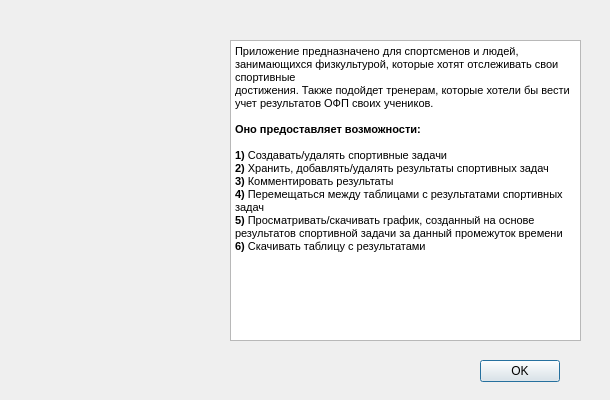
<?xml version="1.0" encoding="UTF-8"?>
<ui version="4.0">
 <class>program_description</class>
 <widget class="QDialog" name="program_description">
  <property name="geometry">
   <rect>
    <x>0</x>
    <y>0</y>
    <width>610</width>
    <height>400</height>
   </rect>
  </property>
  <property name="windowTitle">
   <string>О программе</string>
  </property>
  <widget class="QTextEdit" name="PTE_description">
   <property name="geometry">
    <rect>
     <x>230</x>
     <y>40</y>
     <width>351</width>
     <height>301</height>
    </rect>
   </property>
   <property name="readOnly">
    <bool>true</bool>
   </property>
   <property name="html">
    <string>&lt;!DOCTYPE HTML PUBLIC &quot;-//W3C//DTD HTML 4.0//EN&quot; &quot;http://www.w3.org/TR/REC-html40/strict.dtd&quot;&gt;
&lt;html&gt;&lt;head&gt;&lt;meta name=&quot;qrichtext&quot; content=&quot;1&quot; /&gt;&lt;style type=&quot;text/css&quot;&gt;
p, li { white-space: pre-wrap; }
&lt;/style&gt;&lt;/head&gt;&lt;body style=&quot; font-family:'MS Shell Dlg 2'; font-size:7.8pt; font-weight:400; font-style:normal;&quot;&gt;
&lt;p style=&quot; margin-top:0px; margin-bottom:0px; margin-left:0px; margin-right:0px; -qt-block-indent:0; text-indent:0px;&quot;&gt;&lt;span style=&quot; font-size:8pt;&quot;&gt;Приложение предназначено для спортсменов и людей, занимающихся физкультурой, которые хотят отслеживать свои спортивные&lt;/span&gt;&lt;/p&gt;
&lt;p style=&quot; margin-top:0px; margin-bottom:0px; margin-left:0px; margin-right:0px; -qt-block-indent:0; text-indent:0px;&quot;&gt;&lt;span style=&quot; font-size:8pt;&quot;&gt;достижения. Также подойдет тренерам, которые хотели бы вести учет результатов ОФП своих учеников. &lt;/span&gt;&lt;/p&gt;
&lt;p style=&quot;-qt-paragraph-type:empty; margin-top:0px; margin-bottom:0px; margin-left:0px; margin-right:0px; -qt-block-indent:0; text-indent:0px; font-size:8pt;&quot;&gt;&lt;br /&gt;&lt;/p&gt;
&lt;p style=&quot; margin-top:0px; margin-bottom:0px; margin-left:0px; margin-right:0px; -qt-block-indent:0; text-indent:0px;&quot;&gt;&lt;span style=&quot; font-size:8pt; font-weight:600;&quot;&gt;Оно предоставляет возможности:&lt;/span&gt;&lt;/p&gt;
&lt;p style=&quot;-qt-paragraph-type:empty; margin-top:0px; margin-bottom:0px; margin-left:0px; margin-right:0px; -qt-block-indent:0; text-indent:0px; font-size:8pt; font-weight:600;&quot;&gt;&lt;br /&gt;&lt;/p&gt;
&lt;p style=&quot; margin-top:0px; margin-bottom:0px; margin-left:0px; margin-right:0px; -qt-block-indent:0; text-indent:0px;&quot;&gt;&lt;span style=&quot; font-size:8pt; font-weight:600;&quot;&gt;1)&lt;/span&gt;&lt;span style=&quot; font-size:8pt;&quot;&gt; Создавать/удалять спортивные задачи&lt;/span&gt;&lt;/p&gt;
&lt;p style=&quot; margin-top:0px; margin-bottom:0px; margin-left:0px; margin-right:0px; -qt-block-indent:0; text-indent:0px;&quot;&gt;&lt;span style=&quot; font-size:8pt; font-weight:600;&quot;&gt;2)&lt;/span&gt;&lt;span style=&quot; font-size:8pt;&quot;&gt; Хранить, добавлять/удалять результаты спортивных задач&lt;/span&gt;&lt;/p&gt;
&lt;p style=&quot; margin-top:0px; margin-bottom:0px; margin-left:0px; margin-right:0px; -qt-block-indent:0; text-indent:0px;&quot;&gt;&lt;span style=&quot; font-size:8pt; font-weight:600;&quot;&gt;3)&lt;/span&gt;&lt;span style=&quot; font-size:8pt;&quot;&gt; Комментировать результаты&lt;/span&gt;&lt;/p&gt;
&lt;p style=&quot; margin-top:0px; margin-bottom:0px; margin-left:0px; margin-right:0px; -qt-block-indent:0; text-indent:0px;&quot;&gt;&lt;span style=&quot; font-size:8pt; font-weight:600;&quot;&gt;4)&lt;/span&gt;&lt;span style=&quot; font-size:8pt;&quot;&gt; Перемещаться между таблицами с результатами спортивных задач&lt;/span&gt;&lt;/p&gt;
&lt;p style=&quot; margin-top:0px; margin-bottom:0px; margin-left:0px; margin-right:0px; -qt-block-indent:0; text-indent:0px;&quot;&gt;&lt;span style=&quot; font-size:8pt; font-weight:600;&quot;&gt;5)&lt;/span&gt;&lt;span style=&quot; font-size:8pt;&quot;&gt; Просматривать/скачивать график, созданный на основе результатов спортивной задачи за данный промежуток времени&lt;/span&gt;&lt;/p&gt;
&lt;p style=&quot; margin-top:0px; margin-bottom:0px; margin-left:0px; margin-right:0px; -qt-block-indent:0; text-indent:0px;&quot;&gt;&lt;span style=&quot; font-size:8pt; font-weight:600;&quot;&gt;6)&lt;/span&gt;&lt;span style=&quot; font-size:8pt;&quot;&gt; Скачивать таблицу с результатами&lt;/span&gt;&lt;/p&gt;&lt;/body&gt;&lt;/html&gt;</string>
   </property>
  </widget>
  <widget class="QLabel" name="lbl_book">
   <property name="geometry">
    <rect>
     <x>18</x>
     <y>85</y>
     <width>200</width>
     <height>218</height>
    </rect>
   </property>
   <property name="text">
    <string/>
   </property>
   <property name="pixmap">
    <pixmap>../../Icons/book.png</pixmap>
   </property>
  </widget>
  <widget class="QDialogButtonBox" name="about_program_dialog_btns">
   <property name="geometry">
    <rect>
     <x>400</x>
     <y>355</y>
     <width>160</width>
     <height>32</height>
    </rect>
   </property>
   <property name="orientation">
    <enum>Qt::Horizontal</enum>
   </property>
   <property name="standardButtons">
    <set>QDialogButtonBox::Ok</set>
   </property>
  </widget>
 </widget>
 <resources/>
 <connections/>
</ui>
